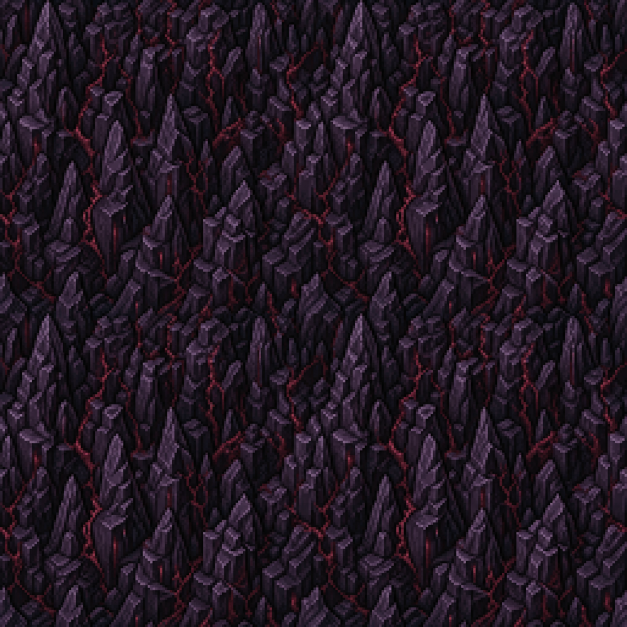
#> input picture assets/managed/source/abyss-outer/v002/abyss-outer-wall-master.png, 1254 x 1254 px, found by its file name (shown at 1/2 size)
$ python build-abyss-outer-v003-assets.py
#> lines starting #> are read from the running program, lines starting #| are printed output that depends on the picture
"""Build Abyss Outer Rim v003 with a floor-layer 3x3 chasm."""

from pathlib import Path

from PIL import Image


ROOT = Path(__file__).resolve().parents[2]
SOURCE = ROOT / "assets" / "managed" / "source" / "abyss-outer" / "v003"
TERRAIN = ROOT / "assets" / "map" / "terrain"
OVERLAYS = ROOT / "assets" / "map" / "overlays"


def pixel_tile(master: Image.Image, box: tuple[int, int, int, int], colors: int = 28) -> Image.Image:
    image = master.crop(box).resize((32, 32), Image.Resampling.BOX).convert("RGB")
    return image.quantize(colors=colors, method=Image.Quantize.MEDIANCUT, dither=Image.Dither.NONE).convert("RGBA")


def build_family(master_name: str, stem: str, boxes: list[tuple[int, int, int, int]], colors: int) -> list[Image.Image]:
#> called with master_name = 'abyss-outer-wall-master.png', stem = 'tile_abyss_outer_wall', colors = 30
    master = Image.open(SOURCE / master_name).convert("RGBA")
    tiles = []
    for index, box in enumerate(boxes):
        tile = pixel_tile(master, box, colors)
        output = TERRAIN / f"{stem}_v003_{chr(ord('a') + index)}.png"
        tile.save(output, optimize=True)
        tiles.append(tile)
        print(output.relative_to(ROOT).as_posix())
#> this loop made 4 passes
#> pass 1, in pixel_tile, `image = master.crop(box).resize((32, 32), Image.Resampling.BOX).conver..`:
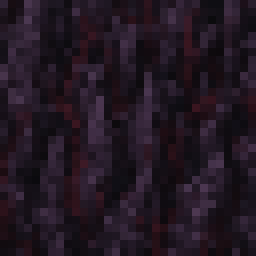
#> image: PIL image 32x32 RGB (shown 8 times larger); mean R, G, B 33.6, 22.8, 33.6
#> after the loop:
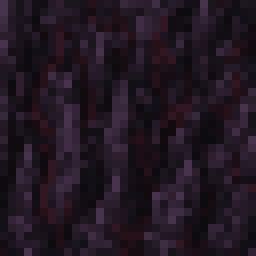
#> tile: PIL image 32x32 RGBA (shown 8 times larger); mean R, G, B, A 33, 22.6, 33.6, 255
#> after the loop, tiles = 4 items
    return tiles


def fit_alpha(source_name: str, size: tuple[int, int]) -> Image.Image:
    image = Image.open(SOURCE / source_name).convert("RGBA")
    bounds = image.getchannel("A").getbbox()
    if not bounds:
        raise RuntimeError(f"No visible pixels: {source_name}")
    image = image.crop(bounds)
    image.thumbnail(size, Image.Resampling.LANCZOS)
    canvas = Image.new("RGBA", size, (0, 0, 0, 0))
    canvas.alpha_composite(image, ((size[0] - image.width) // 2, size[1] - image.height))
    return canvas


def save_overlay(source_name: str, stem: str, size: tuple[int, int]) -> Image.Image:
    image = fit_alpha(source_name, size)
    output = OVERLAYS / f"{stem}_v003.png"
    image.save(output, optimize=True)
    print(output.relative_to(ROOT).as_posix())
    return image


def build_chasm_tiles() -> tuple[Image.Image, dict[str, Image.Image]]:
    full = fit_alpha("abyss-outer-chasm-alpha.png", (96, 96))
    pieces = {}
    names = (("nw", 0, 0), ("n", 1, 0), ("ne", 2, 0), ("w", 0, 1), ("c", 1, 1),
             ("e", 2, 1), ("sw", 0, 2), ("s", 1, 2), ("se", 2, 2))
    for name, col, row in names:
        piece = full.crop((col * 32, row * 32, (col + 1) * 32, (row + 1) * 32))
        output = OVERLAYS / f"overlay_abyss_outer_chasm_{name}_v003.png"
        piece.save(output, optimize=True)
        pieces[name] = piece
        print(output.relative_to(ROOT).as_posix())
    return full, pieces


def place(canvas: Image.Image, image: Image.Image, x: int, y: int, width: int, height: int) -> None:
    scaled = image.resize((width, height), Image.Resampling.NEAREST)
    canvas.alpha_composite(scaled, (x * 32 + (32 - width) // 2, (y + 1) * 32 - height))


def main() -> None:
    broad = [(20, 40, 570, 590), (350, 100, 900, 650), (650, 360, 1200, 910), (80, 650, 630, 1200)]
    paving = [(0, 0, 512, 512), (370, 0, 882, 512), (0, 520, 512, 1032), (650, 650, 1162, 1162)]
    wall_tiles = build_family("abyss-outer-wall-master.png", "tile_abyss_outer_wall", broad, 30)
#> wall_tiles = 4 items
    gray_tiles = build_family("abyss-outer-dark-gray-floor-master.png", "tile_abyss_outer_dark_floor", broad, 26)
#> call 2 of build_family, with master_name = 'abyss-outer-dark-gray-floor-master.png', stem = 'tile_abyss_outer_dark_floor', colors = 26
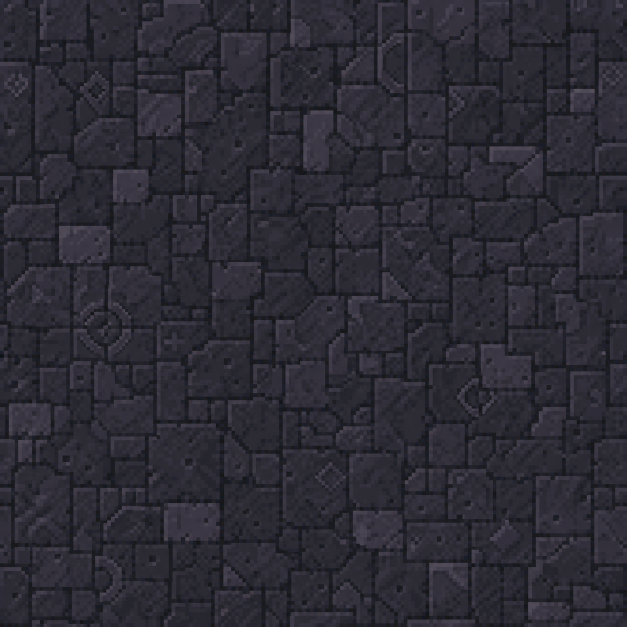
#> input picture assets/managed/source/abyss-outer/v003/abyss-outer-dark-gray-floor-master.png, 1254 x 1254 px (shown at 1/2 size)
#> the loop in build_family (call 2), `for index, box in enumerate(boxes):` made 4 passes
#| assets/map/terrain/tile_abyss_outer_dark_floor_v003_a.png
#| assets/map/terrain/tile_abyss_outer_dark_floor_v003_b.png
#| assets/map/terrain/tile_abyss_outer_dark_floor_v003_c.png
#| assets/map/terrain/tile_abyss_outer_dark_floor_v003_d.png
#> gray_tiles = 4 items
    paving_tiles = build_family("abyss-outer-prism-paving-master.png", "tile_abyss_outer_prism_paving", paving, 30)
#> call 3 of build_family, with master_name = 'abyss-outer-prism-paving-master.png', stem = 'tile_abyss_outer_prism_paving', colors = 30
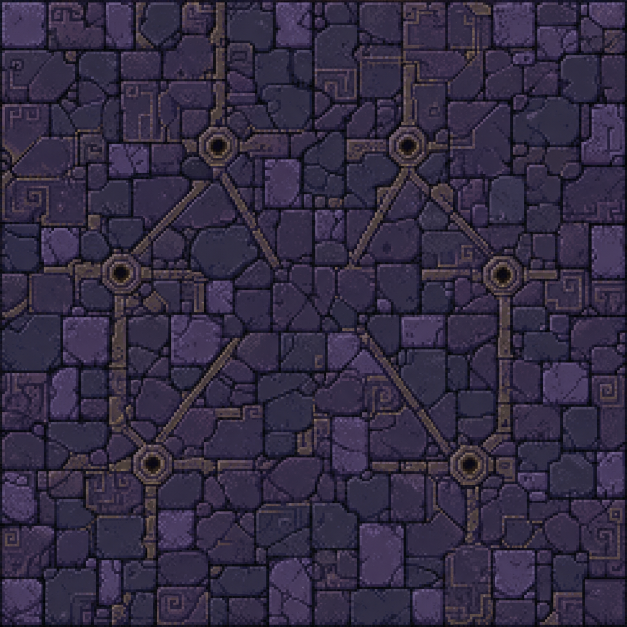
#> input picture assets/managed/source/abyss-outer/v003/abyss-outer-prism-paving-master.png, 1254 x 1254 px (shown at 1/2 size)
#> the loop in build_family (call 3), `for index, box in enumerate(boxes):` made 4 passes
#| assets/map/terrain/tile_abyss_outer_prism_paving_v003_a.png
#| assets/map/terrain/tile_abyss_outer_prism_paving_v003_b.png
#| assets/map/terrain/tile_abyss_outer_prism_paving_v003_c.png
#| assets/map/terrain/tile_abyss_outer_prism_paving_v003_d.png
#> pass 1, in pixel_tile (call 9), `image = master.crop(box).resize((32, 32), Image.Resampling.BOX).conver..`:
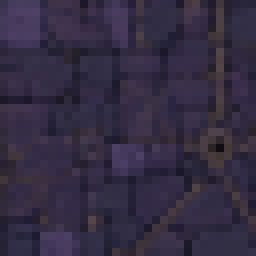
#> image: PIL image 32x32 RGB (shown 8 times larger); mean R, G, B 52.1, 44.4, 66.7
#> pass 2, in pixel_tile (call 10), `image = master.crop(box).resize((32, 32), Image.Resampling.BOX).conver..`:
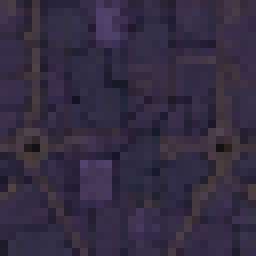
#> image: PIL image 32x32 RGB (shown 8 times larger); mean R, G, B 52, 44.6, 65.6
#> after the loop in build_family (call 3), `for index, box in enumerate(boxes):`:
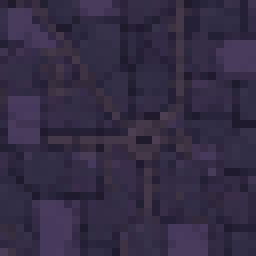
#> tile: PIL image 32x32 RGBA (shown 8 times larger); mean R, G, B, A 52, 44.4, 68.4, 255
#> paving_tiles = 4 items

    altar = save_overlay("abyss-outer-altar-alpha.png", "overlay_abyss_outer_ruined_altar", (96, 64))
    # Preserve the long diagonal silhouette. The authored map treats this as a
    # two-cell obstacle (north-west head + south-east base), not a tiny prop.
    fallen = save_overlay("abyss-outer-fallen-pillar-alpha.png", "overlay_abyss_outer_fallen_pillar", (64, 64))
    intact = save_overlay("abyss-outer-intact-column-alpha.png", "overlay_abyss_outer_intact_column", (40, 64))
    stump = save_overlay("abyss-outer-broken-column-stump-alpha.png", "overlay_abyss_outer_broken_column_stump", (44, 40))
    pedestal_a = save_overlay("abyss-outer-prism-pedestal-intact-alpha.png", "overlay_abyss_outer_prism_pedestal_intact", (34, 30))
    pedestal_b = save_overlay("abyss-outer-prism-pedestal-collapsed-alpha.png", "overlay_abyss_outer_prism_pedestal_collapsed", (38, 30))
    chasm, _ = build_chasm_tiles()

    rows = [
        "WWWWWWWWWWWWWWWWW", "WGGGGGGGWWGGGGGGW", "WGWWGGGGGGGGGWWGW",
        "WWWGGTTTTTTTGGWWW", "WGGGTTTTTTTTTGGWW", "WGGGTTTGGGTTTGGGW",
        "WGGGTTGTTTGTTGGWW", "WWGGTTGTTTGTTGWWW", "WGGGTTGTTTGTTGWGW",
        "WGGWTTTGTGTTTGWGW", "WGGWTTTTTTTTTGGGW", "WWGGGTTTTTTTGGGWW",
        "WWWGGGGGGGGGGGWWW", "WWWWWGGGGGGGWWWWW", "WWWWWWWWSWWWWWWWW",
    ]
    preview = Image.new("RGBA", (17 * 32, 15 * 32), (10, 8, 14, 255))
    groups = {"W": wall_tiles, "T": gray_tiles, "G": paving_tiles, "S": paving_tiles}
    for y, row in enumerate(rows):
        for x, sign in enumerate(row):
            choices = groups[sign]
            preview.alpha_composite(choices[(x * 17 + y * 31) % 4], (x * 32, y * 32))

    # The chasm is floor art, not an actor-depth overlay.  It can never cover
    # the hero, irrespective of which side the player approaches from.
    preview.alpha_composite(chasm, (7 * 32, 6 * 32))
    place(preview, altar, 8, 4, 96, 64)
    place(preview, intact, 4, 4, 40, 64)
    place(preview, intact, 12, 4, 40, 64)
    for x, y, image in (
        (5, 5, pedestal_a), (11, 5, pedestal_b),
        (5, 7, pedestal_b), (11, 7, pedestal_a),
        (6, 9, pedestal_a), (10, 9, pedestal_b),
    ):
        place(preview, image, x, y, image.width, image.height)
    place(preview, stump, 4, 10, 44, 40)
    place(preview, fallen, 12, 10, 64, 64)
    preview.save(SOURCE / "abyss-outer-v003-map-preview.png", optimize=True)


if __name__ == "__main__":
#> (the run stopped early here; a loop or call above may not have finished)
